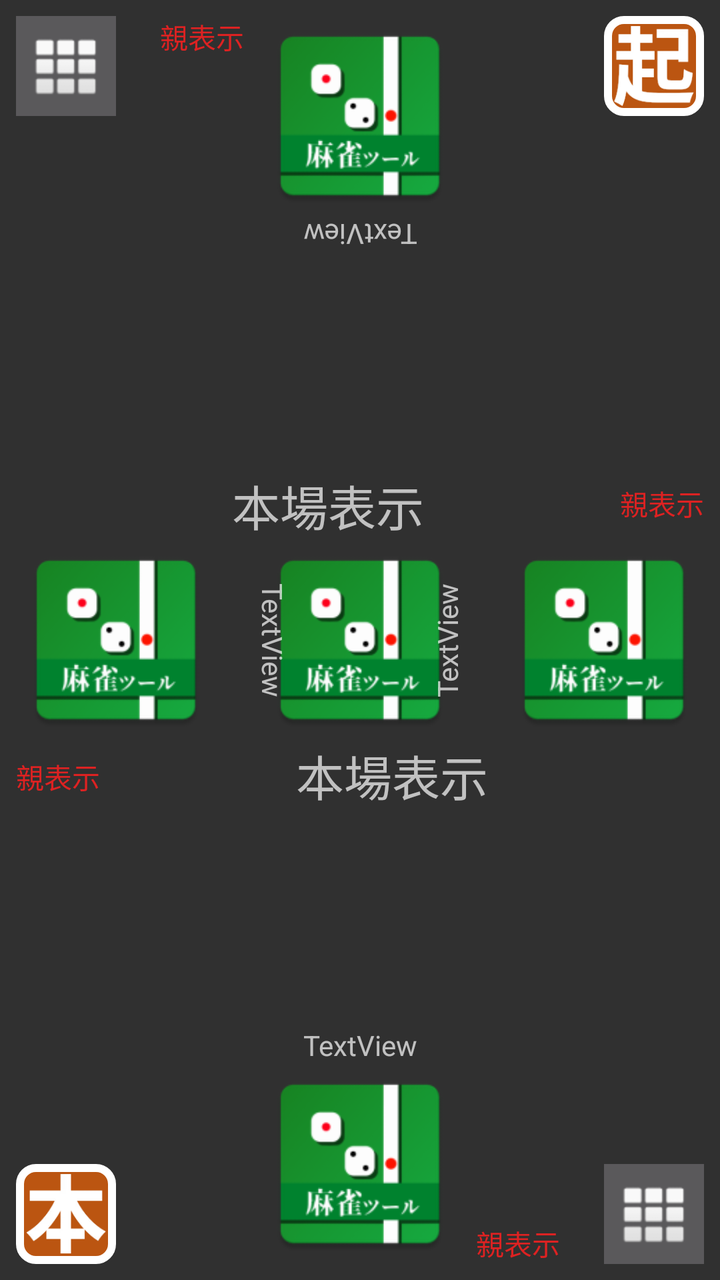
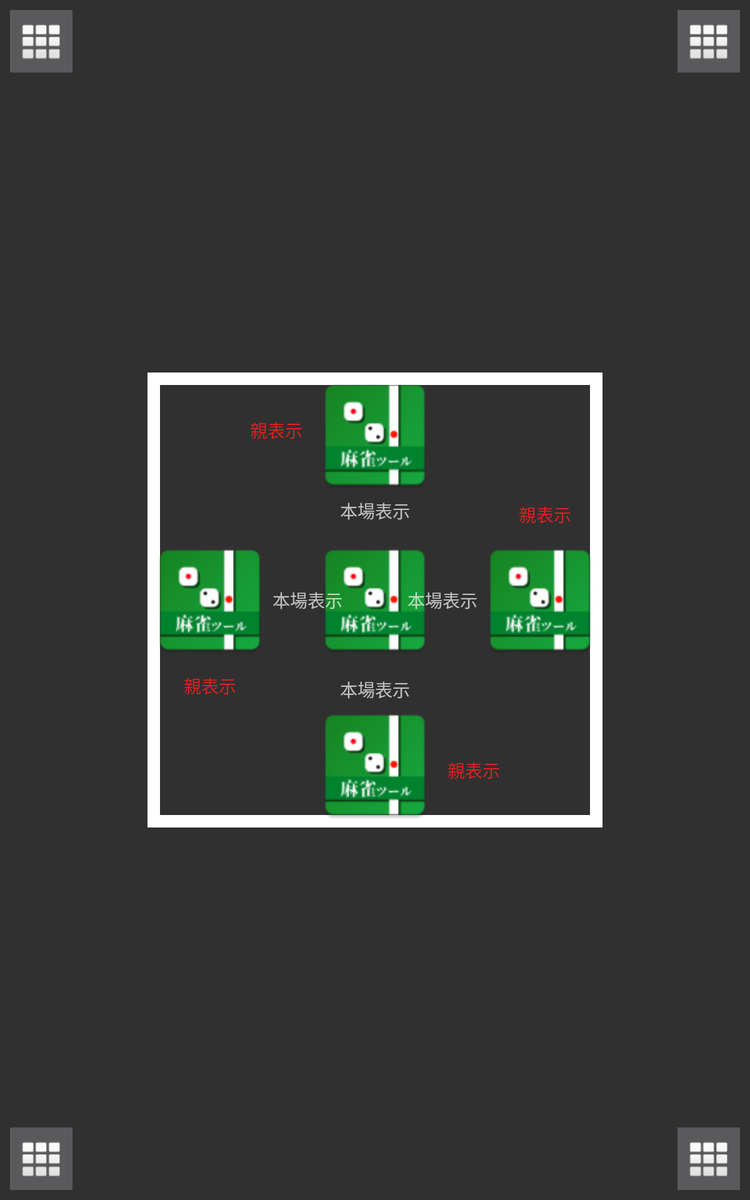

Two renders of one Android screen. The first uses the default layout on a phone; the second uses the alternative layout the repository ships for a different screen configuration, on a matching device. The two XML files are below.
<!-- AndroidManifest.xml: application theme DarkTheme -->
<!-- res/layout/activity_main.xml -->
<?xml version="1.0" encoding="utf-8"?>
<androidx.constraintlayout.widget.ConstraintLayout xmlns:android="http://schemas.android.com/apk/res/android"
	xmlns:app="http://schemas.android.com/apk/res-auto"
	xmlns:tools="http://schemas.android.com/tools"
	android:layout_width="match_parent"
	android:layout_height="match_parent"
	tools:context=".activity.MainActivity"
	tools:layout_editor_absoluteY="81dp">

	<ImageButton
		android:id="@+id/imageButton1"
		android:layout_width="100dp"
		android:layout_height="100dp"
		android:layout_marginStart="8dp"
		android:layout_marginTop="8dp"
		android:layout_marginBottom="8dp"
		android:background="@null"
		android:scaleType="fitXY"
		android:contentDescription="@string/windDescription"
		app:layout_constraintBottom_toBottomOf="parent"
		app:layout_constraintStart_toStartOf="parent"
		app:layout_constraintTop_toTopOf="parent"
		tools:src="@mipmap/ic_launcher"
		tools:srcCompat="@mipmap/ic_launcher" />

	<ImageButton
		android:id="@+id/imageButton2"
		android:layout_width="100dp"
		android:layout_height="100dp"
		android:layout_marginStart="8dp"
		android:layout_marginEnd="8dp"
		android:layout_marginBottom="8dp"
		android:background="@null"
		android:scaleType="fitXY"
		app:layout_constraintBottom_toBottomOf="parent"
		android:contentDescription="@string/windDescription"
		app:layout_constraintEnd_toEndOf="parent"
		app:layout_constraintStart_toStartOf="parent"
		tools:src="@mipmap/ic_launcher"
		tools:srcCompat="@mipmap/ic_launcher" />

	<ImageButton
		android:id="@+id/imageButton3"
		android:layout_width="100dp"
		android:layout_height="100dp"
		android:layout_marginTop="8dp"
		android:layout_marginEnd="8dp"
		android:layout_marginBottom="8dp"
		android:background="@null"
		android:contentDescription="@string/windDescription"
		android:scaleType="fitXY"
		app:layout_constraintBottom_toBottomOf="parent"
		app:layout_constraintEnd_toEndOf="parent"
		app:layout_constraintTop_toTopOf="parent"
		tools:src="@mipmap/ic_launcher"
		tools:srcCompat="@mipmap/ic_launcher" />

	<ImageButton
		android:id="@+id/imageButton4"
		android:layout_width="100dp"
		android:layout_height="100dp"
		android:layout_marginStart="8dp"
		android:layout_marginTop="8dp"
		android:layout_marginEnd="8dp"
		android:background="@null"
		android:contentDescription="@string/windDescription"
		android:scaleType="fitXY"
		app:layout_constraintEnd_toEndOf="parent"
		app:layout_constraintStart_toStartOf="parent"
		app:layout_constraintTop_toTopOf="parent"
		tools:src="@mipmap/ic_launcher"
		tools:srcCompat="@mipmap/ic_launcher" />

	<ImageButton
		android:id="@+id/imageButtonF"
		android:layout_width="100dp"
		android:layout_height="100dp"
		android:layout_marginStart="8dp"
		android:layout_marginTop="8dp"
		android:layout_marginEnd="8dp"
		android:layout_marginBottom="8dp"
		android:background="@null"
		android:contentDescription="@string/windDescription"
		android:scaleType="fitXY"
		app:layout_constraintBottom_toBottomOf="parent"
		app:layout_constraintEnd_toEndOf="parent"
		app:layout_constraintStart_toStartOf="parent"
		app:layout_constraintTop_toTopOf="parent"
		tools:src="@mipmap/ic_launcher"
		tools:srcCompat="@mipmap/ic_launcher" />

	<ImageButton
		android:id="@+id/honbaButton"
		android:layout_width="50sp"
		android:layout_height="50sp"
		android:layout_marginStart="8dp"
		android:layout_marginBottom="8dp"
		android:background="@drawable/function_button"
		android:contentDescription="@string/toolsIcon"
		android:scaleType="fitXY"
		android:src="@drawable/icon_hon"
		android:textSize="24sp"
		app:layout_constraintBottom_toBottomOf="parent"
		app:layout_constraintStart_toStartOf="parent" />

	<ImageButton
		android:id="@+id/chichaButton"
		android:layout_width="50sp"
		android:layout_height="50sp"
		android:layout_marginTop="8dp"
		android:layout_marginEnd="8dp"
		android:background="@drawable/function_button"
		android:contentDescription="@string/toolsIcon"
		android:cropToPadding="false"
		android:scaleType="fitXY"
		android:src="@drawable/icon_ti_cha"
		android:textSize="24sp"
		app:layout_constraintEnd_toEndOf="parent"
		app:layout_constraintTop_toTopOf="parent" />

	<ImageButton
		android:id="@+id/pointButton1"
		android:layout_width="50sp"
		android:layout_height="50sp"
		android:layout_marginEnd="8dp"
		android:layout_marginBottom="8dp"
		android:background="?attr/colorButtonNormal"
		android:contentDescription="@string/toolsIcon"
		android:src="@android:drawable/ic_dialog_dialer"
		android:textSize="24sp"
		app:layout_constraintBottom_toBottomOf="parent"
		app:layout_constraintEnd_toEndOf="parent" />

	<ImageButton
		android:id="@+id/pointButton2"
		android:layout_width="50sp"
		android:layout_height="50sp"
		android:layout_marginStart="8dp"
		android:layout_marginTop="8dp"
		android:background="?attr/colorButtonNormal"
		android:contentDescription="@string/toolsIcon"
		android:src="@android:drawable/ic_dialog_dialer"
		android:textSize="24sp"
		app:layout_constraintStart_toStartOf="parent"
		app:layout_constraintTop_toTopOf="parent" />

	<TextView
		android:id="@+id/honba1"
		android:layout_width="wrap_content"
		android:layout_height="wrap_content"
		android:layout_marginStart="8dp"
		android:textSize="24sp"
		app:layout_constraintBottom_toTopOf="@+id/imageButtonF"
		app:layout_constraintStart_toEndOf="@+id/imageButton1"
		tools:text="本場表示" />

	<TextView
		android:id="@+id/honba2"
		android:layout_width="wrap_content"
		android:layout_height="wrap_content"
		android:layout_marginEnd="8dp"
		android:textSize="24sp"
		app:layout_constraintEnd_toStartOf="@+id/imageButton3"
		app:layout_constraintTop_toBottomOf="@+id/imageButtonF"
		tools:text="本場表示" />

	<TextView
		android:id="@+id/boost1"
		android:layout_width="wrap_content"
		android:layout_height="wrap_content"
		android:layout_marginStart="8dp"
		android:layout_marginTop="8dp"
		android:textColor="@color/Oya"
		app:layout_constraintStart_toStartOf="parent"
		app:layout_constraintTop_toBottomOf="@+id/imageButton1"
		tools:text="親表示" />

	<TextView
		android:id="@+id/boost2"
		android:layout_width="wrap_content"
		android:layout_height="wrap_content"
		android:layout_marginStart="8dp"
		android:layout_marginBottom="8dp"
		android:textColor="@color/Oya"
		app:layout_constraintBottom_toBottomOf="parent"
		app:layout_constraintStart_toEndOf="@+id/imageButton2"
		tools:text="親表示" />

	<TextView
		android:id="@+id/boost3"
		android:layout_width="wrap_content"
		android:layout_height="wrap_content"
		android:layout_marginEnd="8dp"
		android:layout_marginBottom="8dp"
		android:textColor="@color/Oya"
		app:layout_constraintBottom_toTopOf="@+id/imageButton3"
		app:layout_constraintEnd_toEndOf="parent"
		tools:text="親表示" />

	<TextView
		android:id="@+id/boost4"
		android:layout_width="wrap_content"
		android:layout_height="wrap_content"
		android:layout_marginTop="8dp"
		android:layout_marginEnd="8dp"
		android:textColor="@color/Oya"
		app:layout_constraintEnd_toStartOf="@+id/imageButton4"
		app:layout_constraintTop_toTopOf="parent"
		tools:text="親表示" />

	<TextView
		android:id="@+id/numberTextView1"
		android:layout_width="wrap_content"
		android:layout_height="wrap_content"
		android:rotation="90"
		android:text="TextView"
		app:layout_constraintBottom_toBottomOf="@+id/imageButton1"
		app:layout_constraintStart_toEndOf="@+id/imageButton1"
		app:layout_constraintTop_toTopOf="@+id/imageButton1" />

	<TextView
		android:id="@+id/numberTextView2"
		android:layout_width="wrap_content"
		android:layout_height="wrap_content"
		android:text="TextView"
		app:layout_constraintBottom_toTopOf="@+id/imageButton2"
		app:layout_constraintEnd_toEndOf="@+id/imageButton2"
		app:layout_constraintStart_toStartOf="@+id/imageButton2" />

	<TextView
		android:id="@+id/numberTextView3"
		android:layout_width="wrap_content"
		android:layout_height="wrap_content"
		android:rotation="-90"
		android:text="TextView"
		app:layout_constraintBottom_toBottomOf="@+id/imageButton3"
		app:layout_constraintEnd_toStartOf="@+id/imageButton3"
		app:layout_constraintTop_toTopOf="@+id/imageButton3" />

	<TextView
		android:id="@+id/numberTextView4"
		android:layout_width="wrap_content"
		android:layout_height="wrap_content"
		android:rotation="180"
		android:text="TextView"
		app:layout_constraintEnd_toEndOf="@+id/imageButton4"
		app:layout_constraintStart_toStartOf="@+id/imageButton4"
		app:layout_constraintTop_toBottomOf="@+id/imageButton4" />


</androidx.constraintlayout.widget.ConstraintLayout>
<!-- resources referenced by this layout -->
<resources>
  <color name="Oya">#DD2222</color>
  <!-- drawable function_button (drawable) -->
  <?xml version="1.0" encoding="utf-8"?>
  <shape xmlns:android="http://schemas.android.com/apk/res/android">
  	<solid android:color="#BB5511" />
  	<padding
  		android:bottom="5sp"
  		android:left="5sp"
  		android:right="5sp"
  		android:top="5sp" />
  	<corners android:radius="8sp" />
  	
  	<stroke
  		android:width="4sp"
  		android:color="#ffffff" />
  </shape>
  <!-- drawable icon_hon: png bitmap (drawable, 2271 bytes) -->
  <!-- drawable icon_ti_cha: png bitmap (drawable, 2387 bytes) -->
  <!-- mipmap ic_launcher: png bitmap (mipmap-hdpi, 4115 bytes) -->
  <string name="toolsIcon">⚙</string>
  <string name="windDescription">風表示</string>
  <style name="DarkTheme" parent="Theme.AppCompat.NoActionBar">
  		<item name="colorPrimary">@color/colorPrimary</item>
  		<item name="colorPrimaryDark">@color/colorPrimaryDark</item>
  		<item name="colorAccent">@color/colorAccent</item>
  	</style>
  <color name="colorPrimary">#556699</color>
  <color name="colorPrimaryDark">#334466</color>
  <color name="colorAccent">#FF406F</color>
</resources>
<!-- res/layout-h720dp/activity_main.xml (the repository's variant of the layout above) -->
<!-- drawn on a 7-inch tablet held upright -->
<?xml version="1.0" encoding="utf-8"?>
<android.support.constraint.ConstraintLayout xmlns:android="http://schemas.android.com/apk/res/android"
	xmlns:app="http://schemas.android.com/apk/res-auto"
	xmlns:tools="http://schemas.android.com/tools"
	android:layout_width="match_parent"
	android:layout_height="match_parent"
	tools:context=".MainActivity"
	tools:layout_editor_absoluteY="81dp">

	<TextView
		android:id="@+id/textView6"
		android:layout_width="0dp"
		android:layout_height="0dp"
		android:background="@drawable/background_text_box"
		app:layout_constraintBottom_toBottomOf="@+id/imageButton2"
		app:layout_constraintEnd_toEndOf="@+id/imageButton3"
		app:layout_constraintStart_toStartOf="@+id/imageButton1"
		app:layout_constraintTop_toTopOf="@+id/imageButton4" />

	<ImageButton
		android:id="@+id/imageButton1"
		android:layout_width="100dp"
		android:layout_height="100dp"
		android:layout_marginTop="8dp"
		android:layout_marginEnd="32dp"
		android:layout_marginBottom="8dp"
		android:background="@null"
		android:contentDescription="@string/windDescription"
		android:scaleType="fitXY"
		app:layout_constraintBottom_toBottomOf="parent"
		app:layout_constraintEnd_toStartOf="@+id/imageButtonF"
		app:layout_constraintTop_toTopOf="parent"
		tools:src="@mipmap/ic_launcher"
		tools:srcCompat="@mipmap/ic_launcher" />

	<ImageButton
		android:id="@+id/imageButton2"
		android:layout_width="100dp"
		android:layout_height="100dp"
		android:layout_marginStart="8dp"
		android:layout_marginTop="32dp"
		android:layout_marginEnd="8dp"
		android:background="@null"
		android:contentDescription="@string/windDescription"
		android:scaleType="fitXY"
		app:layout_constraintEnd_toEndOf="parent"
		app:layout_constraintStart_toStartOf="parent"
		app:layout_constraintTop_toBottomOf="@+id/imageButtonF"
		tools:src="@mipmap/ic_launcher"
		tools:srcCompat="@mipmap/ic_launcher" />

	<ImageButton
		android:id="@+id/imageButton3"
		android:layout_width="100dp"
		android:layout_height="100dp"
		android:layout_marginStart="32dp"
		android:layout_marginTop="8dp"
		android:layout_marginBottom="8dp"
		android:background="@null"
		android:contentDescription="@string/windDescription"
		android:scaleType="fitXY"
		app:layout_constraintBottom_toBottomOf="parent"
		app:layout_constraintStart_toEndOf="@+id/imageButtonF"
		app:layout_constraintTop_toTopOf="parent"
		tools:src="@mipmap/ic_launcher"
		tools:srcCompat="@mipmap/ic_launcher" />

	<ImageButton
		android:id="@+id/imageButton4"
		android:layout_width="100dp"
		android:layout_height="100dp"
		android:layout_marginStart="8dp"
		android:layout_marginEnd="8dp"
		android:layout_marginBottom="32dp"
		android:background="@null"
		android:contentDescription="@string/windDescription"
		android:scaleType="fitXY"
		app:layout_constraintBottom_toTopOf="@+id/imageButtonF"
		app:layout_constraintEnd_toEndOf="parent"
		app:layout_constraintStart_toStartOf="parent"
		tools:src="@mipmap/ic_launcher"
		tools:srcCompat="@mipmap/ic_launcher" />

	<ImageButton
		android:id="@+id/imageButtonF"
		android:layout_width="100dp"
		android:layout_height="100dp"
		android:layout_marginStart="8dp"
		android:layout_marginTop="8dp"
		android:layout_marginEnd="8dp"
		android:layout_marginBottom="8dp"
		android:background="@null"
		android:contentDescription="@string/windDescription"
		android:scaleType="fitXY"
		app:layout_constraintBottom_toBottomOf="parent"
		app:layout_constraintEnd_toEndOf="parent"
		app:layout_constraintStart_toStartOf="parent"
		app:layout_constraintTop_toTopOf="parent"
		tools:src="@mipmap/ic_launcher"
		tools:srcCompat="@mipmap/ic_launcher" />
	
	<ImageButton
		android:id="@+id/pointButton"
		android:layout_width="50sp"
		android:layout_height="50sp"
		android:layout_marginStart="8dp"
		android:layout_marginBottom="8dp"
		android:background="?attr/colorButtonNormal"
		android:contentDescription="@string/toolsIcon"
		android:src="@android:drawable/ic_dialog_dialer"
		android:textSize="24sp"
		app:layout_constraintBottom_toBottomOf="parent"
		app:layout_constraintStart_toStartOf="parent" />
	
	<ImageButton
		android:id="@+id/pointButton2"
		android:layout_width="50sp"
		android:layout_height="50sp"
		android:layout_marginEnd="8dp"
		android:layout_marginBottom="8dp"
		android:background="?attr/colorButtonNormal"
		android:contentDescription="@string/toolsIcon"
		android:src="@android:drawable/ic_dialog_dialer"
		android:textSize="24sp"
		app:layout_constraintBottom_toBottomOf="parent"
		app:layout_constraintEnd_toEndOf="parent" />
	
	<ImageButton
		android:id="@+id/pointButton3"
		android:layout_width="50sp"
		android:layout_height="50sp"
		android:layout_marginTop="8dp"
		android:layout_marginEnd="8dp"
		android:background="?attr/colorButtonNormal"
		android:contentDescription="@string/toolsIcon"
		android:src="@android:drawable/ic_dialog_dialer"
		android:textSize="24sp"
		app:layout_constraintEnd_toEndOf="parent"
		app:layout_constraintTop_toTopOf="parent" />
	
	<ImageButton
		android:id="@+id/pointButton4"
		android:layout_width="50sp"
		android:layout_height="50sp"
		android:layout_marginStart="8dp"
		android:layout_marginTop="8dp"
		android:background="?attr/colorButtonNormal"
		android:contentDescription="@string/toolsIcon"
		android:src="@android:drawable/ic_dialog_dialer"
		android:textSize="24sp"
		app:layout_constraintStart_toStartOf="parent"
		app:layout_constraintTop_toTopOf="parent" />

	<TextView
		android:id="@+id/honba1"
		android:layout_width="wrap_content"
		android:layout_height="wrap_content"
		app:layout_constraintBottom_toBottomOf="parent"
		app:layout_constraintStart_toEndOf="@+id/imageButton1"
		app:layout_constraintTop_toTopOf="parent"
		tools:text="本場表示" />

	<TextView
		android:id="@+id/honba2"
		android:layout_width="wrap_content"
		android:layout_height="wrap_content"
		app:layout_constraintBottom_toTopOf="@+id/imageButton2"
		app:layout_constraintEnd_toEndOf="parent"
		app:layout_constraintStart_toStartOf="parent"
		tools:text="本場表示" />

	<TextView
		android:id="@+id/honba3"
		android:layout_width="wrap_content"
		android:layout_height="wrap_content"
		app:layout_constraintBottom_toBottomOf="parent"
		app:layout_constraintEnd_toStartOf="@+id/imageButton3"
		app:layout_constraintTop_toTopOf="parent"
		tools:text="本場表示" />

	<TextView
		android:id="@+id/honba4"
		android:layout_width="wrap_content"
		android:layout_height="wrap_content"
		app:layout_constraintEnd_toEndOf="parent"
		app:layout_constraintStart_toStartOf="parent"
		app:layout_constraintTop_toBottomOf="@+id/imageButton4"
		tools:text="本場表示" />

	<TextView
		android:id="@+id/boost1"
		android:layout_width="wrap_content"
		android:layout_height="wrap_content"
		android:layout_marginStart="8dp"
		android:layout_marginTop="8dp"
		android:layout_marginEnd="8dp"
		android:textColor="@color/Oya"
		app:layout_constraintEnd_toStartOf="@+id/honba1"
		app:layout_constraintStart_toStartOf="@+id/imageButton1"
		app:layout_constraintTop_toBottomOf="@+id/imageButton1"
		tools:text="親表示" />

	<TextView
		android:id="@+id/boost2"
		android:layout_width="wrap_content"
		android:layout_height="wrap_content"
		android:layout_marginStart="8dp"
		android:layout_marginTop="8dp"
		android:textColor="@color/Oya"
		app:layout_constraintBottom_toBottomOf="@+id/imageButton2"
		app:layout_constraintStart_toEndOf="@+id/imageButton2"
		app:layout_constraintTop_toBottomOf="@+id/honba2"
		tools:text="親表示" />

	<TextView
		android:id="@+id/boost3"
		android:layout_width="wrap_content"
		android:layout_height="wrap_content"
		android:layout_marginStart="8dp"
		android:layout_marginBottom="8dp"
		android:textColor="@color/Oya"
		app:layout_constraintBottom_toTopOf="@+id/imageButton3"
		app:layout_constraintEnd_toEndOf="@+id/imageButton3"
		app:layout_constraintStart_toEndOf="@+id/honba3"
		tools:text="親表示" />

	<TextView
		android:id="@+id/boost4"
		android:layout_width="wrap_content"
		android:layout_height="wrap_content"
		android:layout_marginEnd="8dp"
		android:layout_marginBottom="8dp"
		android:textColor="@color/Oya"
		app:layout_constraintBottom_toTopOf="@+id/honba4"
		app:layout_constraintEnd_toStartOf="@+id/imageButton4"
		app:layout_constraintTop_toTopOf="@+id/imageButton4"
		tools:text="親表示" />


</android.support.constraint.ConstraintLayout>
<!-- resources referenced by the variant -->
<!-- as a 7-inch tablet held upright resolves them -->
<resources>
  <color name="Oya">#DD2222</color>
  <!-- drawable background_text_box (drawable) -->
  <?xml version="1.0" encoding="utf-8"?>
  <shape xmlns:android="http://schemas.android.com/apk/res/android"
      android:shape="rectangle">
      <stroke
          android:width="10dp"
          android:color="#FFF" />
      <padding
          android:bottom="5dp"
          android:left="5dp"
          android:right="5dp"
          android:top="5dp" />
  
  </shape>
  <!-- mipmap ic_launcher: png bitmap (mipmap-hdpi, 4115 bytes) -->
  <string name="toolsIcon">⚙</string>
  <string name="windDescription">風表示</string>
  <style name="DarkTheme" parent="Theme.AppCompat.NoActionBar">
  		<item name="colorPrimary">@color/colorPrimary</item>
  		<item name="colorPrimaryDark">@color/colorPrimaryDark</item>
  		<item name="colorAccent">@color/colorAccent</item>
  	</style>
  <color name="colorPrimary">#556699</color>
  <color name="colorPrimaryDark">#334466</color>
  <color name="colorAccent">#FF406F</color>
</resources>
